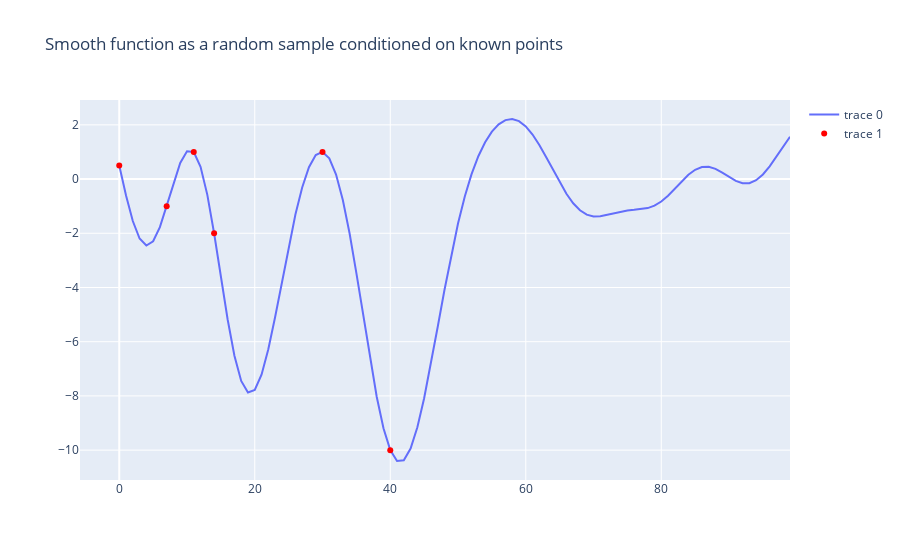

Notebook code cell kept with this figure:
### Code cell
plot_random_smooth_func_conditioned_theoretical(
    {0: 0.5, 7: -1, 11: 1, 14: -2, 30: 1, 40: -10},
    nd=100,
    n_output=1,
)
